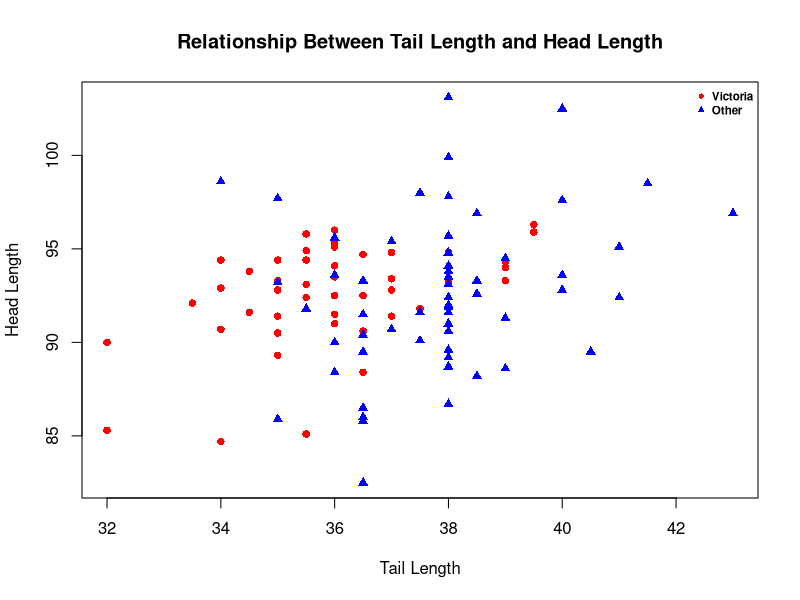
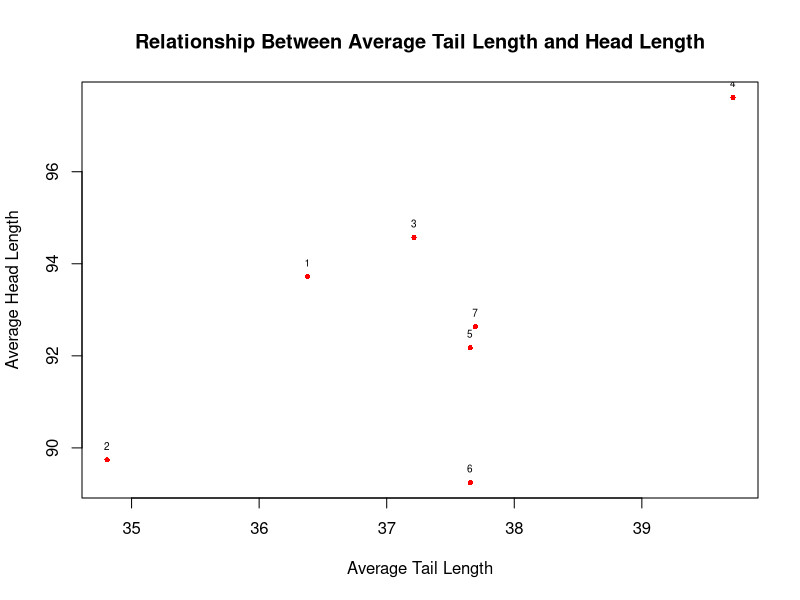

These charts were generated, in order, by the following R code:
#Question 1

###A###

# possum data read as data frame
possum_data <- read.table("possum.csv",
                      header = TRUE,      
                      sep = ","  )  #Because of data are separated by commas, "," was used in the sep parameter.

#found highest overall length and its gender
highest_length <- possum_data[which.max(possum_data$total.length),] #with which.max function return highest value
gender <- highest_length$sex
print(highest_length)
print(paste("Gender of possum with highest overall lenght:" , gender))

###B###

#A graph was drawn to show the relationship between tail and head length
attach(possum_data)
plot(tail.length, head.length, main = "Relationship Between Tail Length and Head Length",
     xlab = "Tail Length", ylab = "Head Length", type = "n")
#The points in the graph are shown in two separate ways: possums from the Victoria region and those from other regions.
points(tail.length[Pop == "Vic"], head.length[Pop == "Vic"], pch = 16, col = "red")
points(tail.length[Pop != "Vic"], head.length[Pop != "Vic"], pch = 17, col = "blue")

#With the added legend, the group to which the points belong was shown.
legend("topright", legend = c("Victoria", "Other"), pch = 16:17, col = c("red","blue"), cex = 0.7, text.font = 2, bty = "n")

###C###

#The genders with the longest and shortest tail lengths were determined
#Using the tapply() function, tail lengths and total lengths were averaged in a single row and grouped by gender
mean_tail_length <- tapply(possum_data$tail.length, possum_data$sex, mean) 
smallest_tail_gender <- names(mean_tail_length)[which.min(mean_tail_length)] #The column name of the data was returned using the names() function
print(paste("Gender of possum with smallest average tail length:" , smallest_tail_gender))

mean_total_length <- tapply(possum_data$total.length, possum_data$sex, mean)
smallest_total_gender <- names(mean_total_length)[which.min(mean_total_length)] #with which.min function return minimum value
print(paste("Gender of possum with smallest average total length:" , smallest_total_gender))

#analyzes were repeated using dplyr
install.packages("dplyr")
library(dplyr)

possum_genders <- group_by(possum_data, sex) #data grouped by gender

mean_tail <- summarise(possum_genders, mean(tail.length)) #summarized data grouped by the average of tail lengths
smallest_tail <- mean_tail$sex[which.min(mean_tail$`mean(tail.length)`)]
print(mean_tail)
print(paste("Gender of possum with smallest average tail length:" , smallest_tail))


mean_total <- summarise(possum_genders, mean(total.length))#summarized data grouped by the average of total lengths
smallest_total <- mean_total$sex[which.min(mean_total$`mean(total.length)`)]
print(mean_total)
print(paste("Gender of possum with smallest average total length:" , smallest_total))


###D###

#Tail lengths of possums were analyzed according to regions and gender
#In the possum data set, the tail lengths were averaged by giving sex and pop columns as factors, using the tapply() function
mean_tail_Pop_sex <- tapply(possum_data$tail.length, list(possum_data$sex, possum_data$Pop), mean) 
print("Results of mean of tail lengths male and female that from Victoria ans from other regions:" )
print(mean_tail_Pop_sex)

#The operation was carried out by grouping the sex and pop columns in the possum data set using dplyr
possum_Pop_sex <- group_by(possum_data, sex, Pop)
mean_tail_ps <- summarise(possum_Pop_sex, mean(tail.length), .groups = "drop") #The result was returned containing the results with additional information about the groups removed
print("Results of mean of tail lengths male and female that from Victoria ans from other regions with use dplyr:" )
print(mean_tail_ps)

###E###

# Average values were calculated according to regions in the possum dataset
mean_site <- aggregate(possum_data, list(site = possum_data$site), mean, na.rm = TRUE)#Grouping was done for each site
#according to sites with the longest and shortest total length were determined
longest_site <- mean_site[which.max(mean_site$total.length),]
print(paste("Longest possums on average according to site:", longest_site$site))

smallest_site <- mean_site[which.min(mean_site$total.length),]
print(paste("Smallest possums on average according to site:", smallest_site$site))

#A plot was created to observe the relationship of head and tail lengths between groups separated according to sites
plot(mean_site$tail.length, mean_site$head.length, 
     main ="Relationship Between Average Tail Length and Head Length",
     xlab ="Average Tail Length", ylab = "Average Head Length", 
     pch = 16, cex= 0.7 , col = "red" ) 
text(mean_site$tail.length, mean_site$head.length, labels =mean_site$site, pos = 3, cex=0.6)

#analyses repeated using dpylr
mean_site_dplyr <- possum_data %>%
  group_by(site) %>% #grouped by site and averaged
  summarise(across(where(is.numeric), mean, na.rm = TRUE),data_points = n()) #where(is.numeric) function used the average of columns containing only numerical data.
print(mean_site_dplyr)
# Total lengths were filtered with the filter() function and maximum and minimum values were found
longest_site_dplyr <- mean_site_dplyr %>%
  filter(total.length == max(total.length))
print(longest_site_dplyr)

smallest_site_dplyr <- mean_site_dplyr %>%
  filter(total.length == min(total.length))
print(smallest_site_dplyr)

###F###

#The average of the age information in the data set was taken
average_age <- mean(possum_data$age, na.rm = TRUE)

#With the ifelse() and mutate() functions, a column "young" was added for data below the average age and "old" was added for data above the average age.
possum_data_age <- possum_data %>%
  mutate(age.groups = ifelse(age < average_age, "young", "old")) 
print(possum_data_age)
# Checked the maximum skull width of young and old possums
max_skull_width <- possum_data_age %>%
  filter(!is.na(age.groups)) %>%  #NA results that may be present in age data are not included
  group_by(age.groups) %>%
  summarise(max_skull_width = max(skull.width, na.rm = TRUE))
print(max_skull_width)

#The genders of young and old opossums were also grouped and the maximum skull width was checked.
max_skull_width_gender <- possum_data_age %>%
  filter(!is.na(age.groups)) %>%
  group_by(age.groups, sex) %>%
  summarise(max_skull_width = max(skull.width, na.rm = TRUE), .groups = "drop")
print(max_skull_width_gender)



#Question 2 

A <- matrix(c(-3.2, 0, 0.1, 2.4, 7.5,
              0.27, -4.3, -0.03, -0.07, 0,
              -9, 0, 6.2, -1, -1.2), nrow = 3, byrow = TRUE)
print(A)
# With Vectorization 
num_positive <- sum(A > 0) #Positive numbers were summed with the sum() function
abs_value <- ifelse(A < -0.5, abs(A), A) #Numbers less than -0.5 with the ifelse() function and their absolute values were taken.
result_A <- replace(abs_value,  abs_value == 0, -10) #-10 was replaced instead of 0 values in the new matrix
print(result_A)
#Without vectorization
num_pos <- 0
for (i in 1:nrow(A)) { #loop in each row of the matrix
  for (j in 1:ncol(A)) { #loop in each column of the matrix
    if (A[i, j] > 0) { #refers to the index in the matrix
      num_pos<- num_pos + 1 #If the element in the index is positive, it is added to the num_pos variable.
    }
  }
}
print(num_pos)

abs_A <- matrix(0, nrow = nrow(A), ncol = ncol(A)) # absolute value elements were assigned to the new matrix
for (i in 1:nrow(A)) {
  for (j in 1:ncol(A)) {
    if (A[i, j] < -0.5) {
      abs_A[i, j] <- abs(A[i, j]) # If the value in the index is less than 0.5, the absolute value is taken.
    } else {
      abs_A[i, j] <- A[i, j] #otherwise the element remains the same
    }
  }
}
print(abs_A)

result_A_mat <- matrix(0, nrow = nrow(abs_A), ncol = ncol(abs_A))
for (i in 1:nrow(abs_A)) {
  for (j in 1:ncol(abs_A)) {
    if (abs_A[i, j] == 0) {
      result_A_mat[i, j] <- -10 #-10 was replaced instead of 0 values in the new matrix
    } else {
      result_A_mat[i, j] <- abs_A[i, j]
    }
  }
}
print(result_A_mat)
